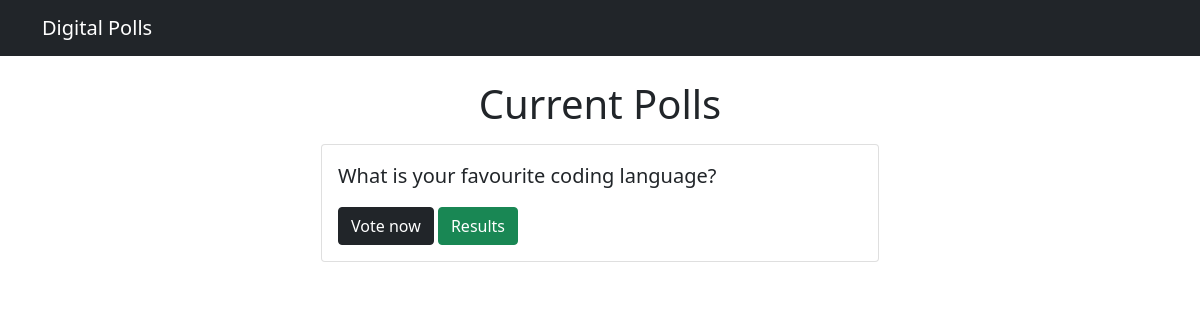
/polls/, run on an earlier commit of the app's database.
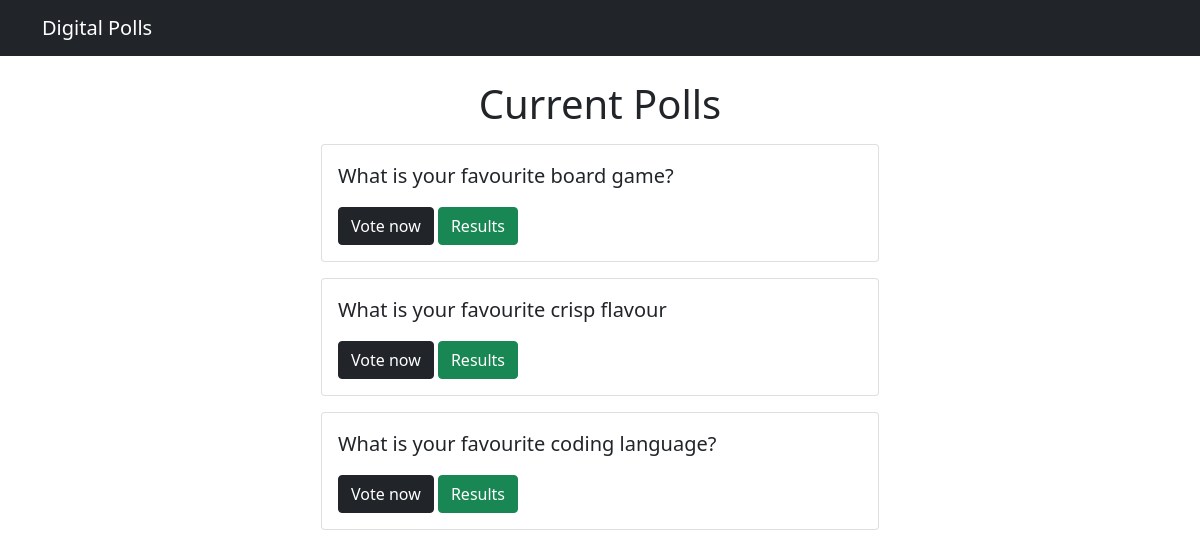
And on a later commit of the database.
### polls/models.py (models this page shows, shortened)
class Question(models.Model):
    question_text = models.CharField(max_length=200)  # Each field is an instance of a Field class
    pub_date = models.DateTimeField(
        "date published"
    )  # we can give each field an optional -user-friendly' name by passing a string as first argument

### polls/views.py (the view)
# urls.py: path("", views.index, name="index"),
def index(request):
    latest_question_list = Question.objects.order_by("-pub_date")[:5]  # 5 questions, descending order by date
    context = {"latest_question_list": latest_question_list}
    return render(request, "polls/index.html", context)

### templates/polls/index.html
{% extends 'base.html' %} {% block content %}
<h1 class="text-center mb-3">Current Polls</h1>
{% if latest_question_list %} {% for question in latest_question_list %}
<div class="card mb-3">
  <div class="card-body">
    <p class="lead">{{ question.question_text}}</p>
    <a href="{% url 'polls:detail' question.id %}" class="btn btn-dark"
      >Vote now</a
    >
    <a href="{% url 'polls:results' question.id %}" class="btn btn-success"
      >Results</a
    >
  </div>
</div>
{% endfor %} {% else %}
<p>No polls at this time</p>
{% endif %} {% endblock %}

### templates/base.html (shortened to what this page needs)
<!DOCTYPE html>
<html lang="en">
  <head>
    <link
      href="https://cdn.jsdelivr.net/npm/bootstrap@5.1.3/dist/css/bootstrap.min.css"
      rel="stylesheet"
    />
  </head>
  <body>
    {% include 'partials/_navbar.html' %}
    <div class="container">
      <div class="col-md-6 m-auto">{% block content %}{% endblock %}</div>
    </div>
  </body>
</html>

### templates/partials/_navbar.html
<nav class="navbar navbar-dark bg-dark mb-4">
  <div class="container">
    <a class="navbar-brand" href="/"> Digital Polls </a>
  </div>
</nav>

What changed in the data, as far as the page shows it:
added Question: question_text "What is your favourite board game?"
added Question: question_text "What is your favourite crisp flavour"
